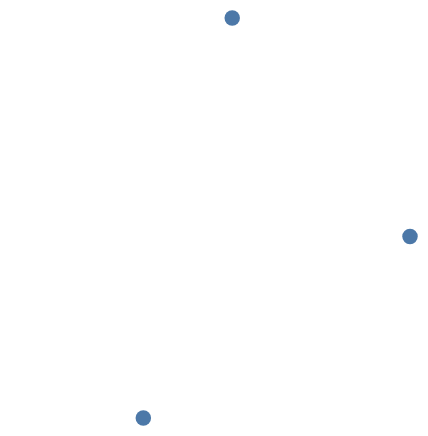

The Vega-Lite source for this figure:
### Vega specification from a JSON file in a GitHub repository (floating-point values rounded to 4 significant figures)
{"$schema": "https://vega.github.io/schema/vega/v6.json", "width": 200, "height": 200, "padding": 5, "data": [{"name": "table", "values": [{"x": "3", "y": "2024-01-01"}, {"x": "9", "y": "2024-06-01"}, {"x": "5", "y": "2024-12-01"}], "format": {"parse": {"x": "number", "y": "date"}}}], "scales": [{"name": "x", "type": "linear", "domain": {"data": "table", "field": "x"}, "range": "width"}, {"name": "y", "type": "time", "domain": {"data": "table", "field": "y"}, "range": "height"}], "marks": [{"type": "symbol", "from": {"data": "table"}, "encode": {"update": {"x": {"scale": "x", "field": "x"}, "y": {"scale": "y", "field": "y"}, "size": {"value": 60}, "fill": {"value": "#4c78a8"}}}}]}
